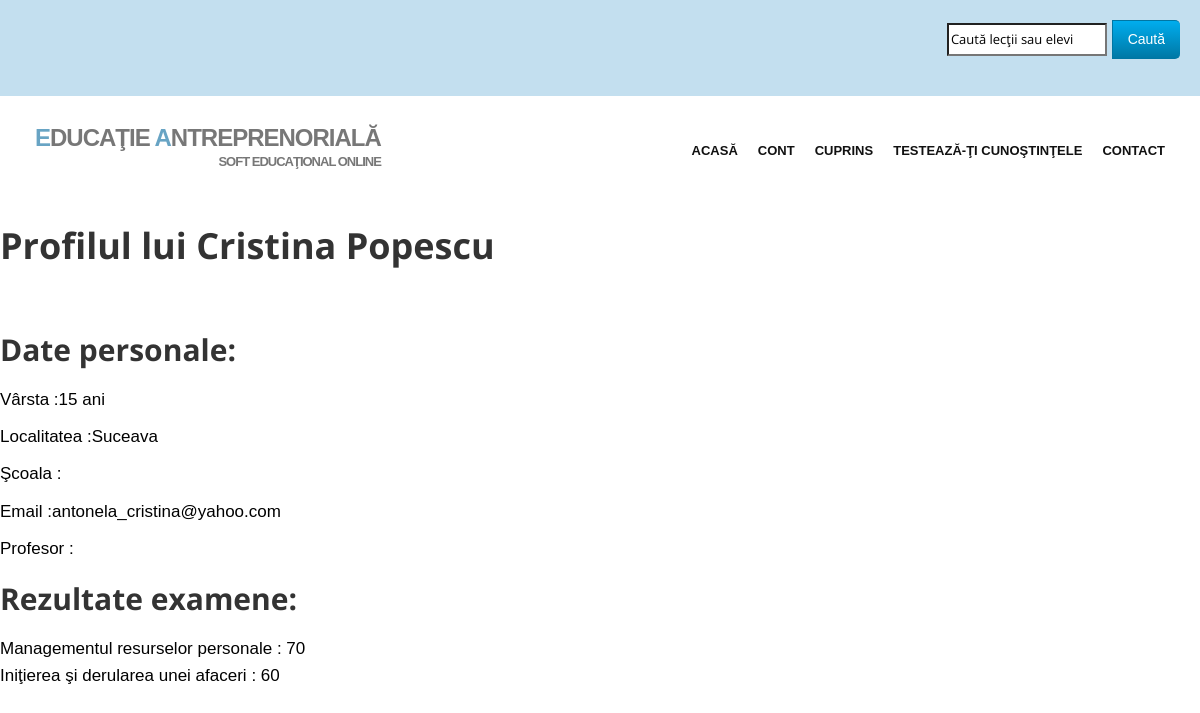
/profil.php?utilizator=antonela (signed in), run on the app's committed database.
### tables this page shows
CREATE TABLE IF NOT EXISTS `utilizatori` (
  `id` int(11) NOT NULL AUTO_INCREMENT,
  `utilizator` varchar(32) NOT NULL,
  `parola` varchar(255) NOT NULL,
  `nume` varchar(32) NOT NULL,
  `prenume` varchar(32) NOT NULL,
  `localitatea` varchar(32) NOT NULL,
  `scoala` varchar(255) NOT NULL,
  `varsta` int(2) NOT NULL,
  `email` varchar(50) NOT NULL,
  `email_code` varchar(32) NOT NULL,
  `profesor` varchar(32) NOT NULL,
  `tip_utilizator` int(1) NOT NULL DEFAULT '0',
  `recuperare_parola` int(11) NOT NULL DEFAULT '0',
  PRIMARY KEY (`id`)
);

CREATE TABLE IF NOT EXISTS `punctaje` (
  `id` int(11) NOT NULL AUTO_INCREMENT,
  `utilizator` varchar(255) NOT NULL,
  `categorie` varchar(255) NOT NULL,
  `punctaj` int(11) NOT NULL,
  PRIMARY KEY (`id`)
);

### core/functii/general.php (called while the page is built, shortened)
<?php
function sanitize($data) {
	return mysql_real_escape_string($data);
}
function fetch($data) {
	return mysql_fetch_array($data);
}
?>

### core/functii/utilizatori.php (called while the page is built, shortened)
<?php
function user_data($id) {
	$id = (int)$id;
	$func_num_args = func_num_args();
	$func_get_args = func_get_args();
	if ($func_num_args > 1) {
		unset($func_get_args[0]);
		$fields = '`' . implode('`, `', $func_get_args) . '`';
		$data = mysql_fetch_assoc(mysql_query("SELECT $fields FROM `utilizatori` WHERE `id` = $id"));
		return $data;
	}
}
function user_exists($utilizator) {
	$utilizator = sanitize($utilizator);
	return (mysql_result(mysql_query("SELECT COUNT(`id`) FROM `utilizatori` WHERE `utilizator` = '$utilizator'"), 0) == 1) ? true : false;
}
function user_id_from_username($utilizator) {
	$utilizator = sanitize($utilizator);
	return mysql_result(mysql_query("SELECT (`id`) FROM `utilizatori` WHERE `utilizator` = '$utilizator'"), 0, 'id');
}
?>

### core/init.php (called while the page is built, shortened)
<?php
require 'functii/general.php';
require 'functii/utilizatori.php';
if (logged_in() === TRUE) {
$session_id = $_SESSION['id'];
$user_data = user_data($session_id, 'id', 'utilizator', 'parola', 'nume', 'prenume', 'localitatea','scoala', 'varsta', 'email', 'profesor', 'tip_utilizator');
}
?>

### profil.php (the view, shortened to what this page needs)
<?php
include 'core/init.php';
include 'include/header.php';
include 'include/head.php';
if (isset($_GET['utilizator']) === true && empty($_GET['utilizator']) === false) {
	$utilizator = $_GET['utilizator'];
	if (user_exists($utilizator) === true){
	$id = user_id_from_username($utilizator);
	$date_profil = user_data($id, 'nume', 'prenume', 'localitatea', 'scoala', 'varsta', 'email', 'profesor');
	?>
	    <h1>Profilul lui
	    <?php
	    echo $date_profil['prenume'];
	    echo $date_profil['nume'];
	    ?>
	    </h1></br>
	    <h2>Date personale:</h2>
	    <p>V&#226;rsta :<?php echo $date_profil['varsta']; ?> ani</p>
	    <p>Localitatea :<?php echo $date_profil['localitatea']; ?></p>
	    <p>&#350;coala :<?php echo $date_profil['scoala']; ?></p>
	    <p>Email :<?php echo $date_profil['email']; ?></p>
	    <p>Profesor :<?php echo $date_profil['profesor']; ?></p>
	  <?php if($user_data['tip_utilizator'] != 1 || $user_data['utilizator'] == $utilizator) {?>
	    <h2>Rezultate examene:</h2>
	    <?php
	    $query = mysql_query("SELECT * FROM punctaje where utilizator = '".sanitize($_GET['utilizator'])."'");
	while($row = fetch($query)){
		$punctaj = $row['punctaj'];
		$categorie = $row['categorie'];
		echo htmlspecialchars_decode($categorie).' : ';
		echo htmlspecialchars_decode($punctaj);
		?>
		</br> <?php
	}
}
	?>
	<?php
	} else {
            echo 'Acest utilizator nu exist&#259;!';
	}
} else {
	exit(header('Location: index.php'));
}
?>

### css/style.css (style rules this page uses)
h1,h2, h3, h4, h5, h6 { font-family:'Open Sans', Arial, sans-serif; font-weight:700; line-height:1.1em; color:#333; margin-bottom: 20px; }

### data on the page
utilizatori: prenume "Cristina", nume "Popescu", varsta "15", localitatea "Suceava", email "antonela_cristina@yahoo.com"
punctaje: categorie "Managementul resurselor personale", punctaj "70"
punctaje: categorie "Iniţierea şi derularea unei afaceri", punctaj "60"
